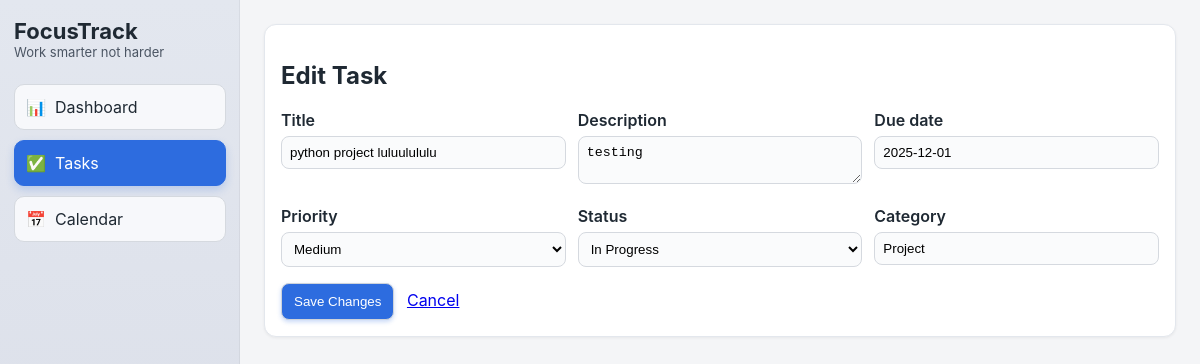
The page /tasks/4/edit on the database its author committed.
### models.py (models this page shows, shortened)
class BaseModel(Base):
    __abstract__ = True
    id = Column(Integer, primary_key=True)

class Task(BaseModel):
    __tablename__ = "tasks"
    title = Column(String, nullable=False)
    description = Column(String)
    due_date = Column(String)
    priority = Column(String)
    status = Column(String)
    created_at = Column(String)
    category_id = Column(Integer, ForeignKey("categories.id"))
    category = relationship("Category", back_populates="tasks")
    reminders = relationship(
        "Reminder",
        back_populates="task",
        cascade="all, delete-orphan",
    )

class Category(BaseModel):
    __tablename__ = "categories"
    name = Column(String, unique=True, nullable=False)
    tasks = relationship("Task", back_populates="category")

### main.py (the view, shortened to what this page needs)
@app.route("/tasks/<int:task_id>/edit", methods=["GET", "POST"])
def edit_task(task_id):
    task = task_manager.get_task(task_id)
    if not task:
        return redirect(url_for("tasks"))
    categories = category_manager.list_categories()
    return render_template(
        "edit_task.html",
        active_page="tasks",
        task=task,
        categories=categories,
        priorities=TaskManager.VALID_PRIORITIES,
        statuses=TaskManager.VALID_STATUS,
    )

### managers.py (called while the page is built)
    def list_all(self):
        model = self.get_model_class()
        if not model:
            return []
        stmt = select(model)
        return self.session.execute(stmt).scalars().all()

    def get_model_class(self):
        return Category

    def list_categories(self):
        return self.list_all()

    def get_task(self, task_id):
        return self.session.get(Task, task_id)

### templates/edit_task.html (shortened to what this page needs)
{% extends "base.html" %}
{% block content %}
<div class="page">
  <div class="card">
    <h2>Edit Task</h2>
    <form method="post" class="task-form">
      <div class="form-grid">
        <label>Title
          <input type="text" name="title" value="{{ task.title }}" required>
        </label>
        <label>Description
          <textarea name="description" rows="2">{{ task.description or '' }}</textarea>
        </label>
        <label>Due date
          <input type="text" name="due_date" placeholder="YYYY-MM-DD" value="{{ task.due_date or '' }}">
        </label>
        <label>Priority
          <select name="priority">
            {% for p in priorities %}
              <option value="{{ p }}" {% if task.priority == p %}selected{% endif %}>{{ p }}</option>
            {% endfor %}
          </select>
        </label>
        <label>Status
          <select name="status">
            {% for s in statuses %}
              <option value="{{ s }}" {% if task.status == s %}selected{% endif %}>{{ s }}</option>
            {% endfor %}
          </select>
        </label>
        <label>Category
          <input type="text" name="category_name" list="category-list" value="{{ task.category.name if task.category else '' }}">
        </label>
      </div>
      <button type="submit">Save Changes</button>
      <a href="{{ url_for('tasks') }}" style="margin-left:8px;">Cancel</a>
    </form>
  </div>
</div>
{% endblock %}

### static/style.css (style rules this page uses)
:root { --primary: #2d6cdf; --border: #e3e7ed; --bg-light: #fafbfe; --text-dark: #1f2933; --text-muted: #4b5563; --radius: 8px; --shadow-sm: 0 1px 3px rgba(0,0,0,0.06); }
body { margin: 0; font-family: "Inter", "Segoe UI", system-ui, sans-serif; background: #f4f5f7; color: var(--text-dark); }
.page { display: flex; flex-direction: column; gap: 18px; }
.card { background: #fff; border: 1px solid var(--border); border-radius: 12px; padding: 16px; box-shadow: var(--shadow-sm); }
.form-grid { display: grid; grid-template-columns: repeat(auto-fit, minmax(220px, 1fr)); gap: 12px; }
.task-form label { display: block; margin-bottom: 6px; font-weight: 600; }
.task-form input, .task-form textarea, .task-form select { width: 100%; padding: 8px; margin-top: 6px; box-sizing: border-box; border: 1px solid #d5d9df; border-radius: var(--radius); background: #fafbfc; }
button { padding: 10px 12px; margin-top: 10px; cursor: pointer; border: 1px solid #ced3da; border-radius: var(--radius); background: var(--primary); color: #fff; box-shadow: 0 2px 4px rgba(45,108,223,0.25); }

### rows shown on the page
Task: title "python project luluulululu", description "testing", due_date "2025-12-01", priority "Medium", status "In Progress"
Category: category_name "Project"
